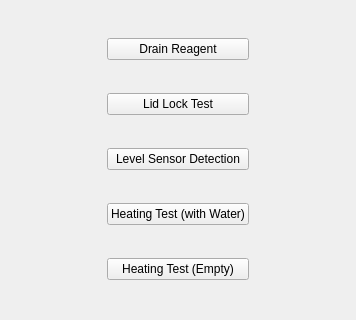
<?xml version="1.0" encoding="UTF-8"?>
<ui version="4.0">
 <class>Diagnostics::CRetort</class>
 <widget class="QWidget" name="Diagnostics::CRetort">
  <property name="geometry">
   <rect>
    <x>0</x>
    <y>0</y>
    <width>356</width>
    <height>320</height>
   </rect>
  </property>
  <property name="windowTitle">
   <string>Form</string>
  </property>
  <layout class="QGridLayout" name="gridLayout">
   <item row="5" column="1">
    <widget class="QPushButton" name="testHeatingWater">
     <property name="text">
      <string>Heating Test (with Water)</string>
     </property>
    </widget>
   </item>
   <item row="1" column="1">
    <widget class="QPushButton" name="testLidLock">
     <property name="text">
      <string>Lid Lock Test</string>
     </property>
    </widget>
   </item>
   <item row="5" column="2">
    <spacer name="horizontalSpacer">
     <property name="orientation">
      <enum>Qt::Horizontal</enum>
     </property>
     <property name="sizeHint" stdset="0">
      <size>
       <width>65</width>
       <height>20</height>
      </size>
     </property>
    </spacer>
   </item>
   <item row="6" column="1">
    <widget class="QPushButton" name="testHeatingEmpty">
     <property name="text">
      <string>Heating Test (Empty)</string>
     </property>
    </widget>
   </item>
   <item row="5" column="0">
    <spacer name="horizontalSpacer_2">
     <property name="orientation">
      <enum>Qt::Horizontal</enum>
     </property>
     <property name="sizeHint" stdset="0">
      <size>
       <width>66</width>
       <height>20</height>
      </size>
     </property>
    </spacer>
   </item>
   <item row="4" column="1">
    <widget class="QPushButton" name="testLevelSensorDetecting">
     <property name="text">
      <string>Level Sensor Detection</string>
     </property>
    </widget>
   </item>
   <item row="0" column="1">
    <widget class="QPushButton" name="testDrainReagent">
     <property name="text">
      <string>Drain Reagent</string>
     </property>
    </widget>
   </item>
  </layout>
 </widget>
 <resources/>
 <connections/>
</ui>
